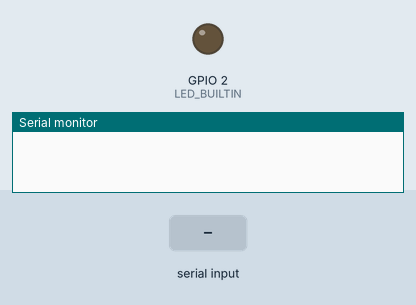
Bench run of a sketch on a simulated ESP32. Parts: output pins drawn as LEDs (lit = HIGH), the last lines printed to the serial monitor. Dashed ring = blinking. The test bench sets the inputs (shaded band).

Above: at 0.0 s.
At 1.8 s:
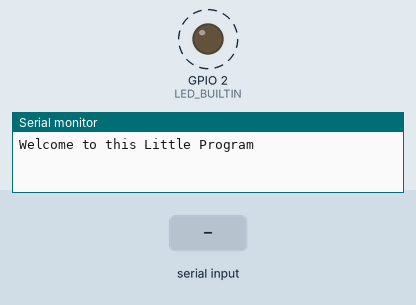
1.9 s: "90,45\n" received over Serial
4.9 s: "0\n" received over Serial
Timing chart, 0 to 13.9 s (numbered marks = the images above; inputs shaded):
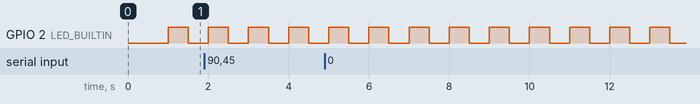

The sketch:

Queues.ino
```cpp
//To use only one core
#if CONFIG_FREERTOS_UNICORE
static const BaseType_t app_cpu = 0;
#else
static const BaseType_t app_cpu = 1;
#endif

#include <stdlib.h>


//Settings
static const uint8_t buf_len = 255;
static const uint8_t Queue1_len = 5;
static const uint8_t Queue2_len = 5;


//Structs
typedef struct data_TaskB{
  char message[25];
  uint8_t blink_counter;
}data_TaskB;


//Globals
static QueueHandle_t Queue1;
static QueueHandle_t Queue2;


//Pins
static const int  LED_BUILTIN = 2;
static const int led_pin = LED_BUILTIN;


//Tasks
////////////////////////////////////////////

//Task A
void task_A (void *parameters){
  char c;
  char buf[buf_len];
  char delay_comp[5];
  char delay_time [5];
  uint8_t idx = 0;
  uint16_t value_Delay;


  //data_TaskB dat_received;
  data_TaskB *ptr_dat_received;// = &dat_received;


  // Clear whole buffer
  memset(buf, 0, buf_len);

  // Loop forever
  while (1) {

    if (xQueueReceive(Queue2, (void *)&ptr_dat_received, 0) == pdTRUE){
      Serial.print(ptr_dat_received -> message);
      Serial.print(" = ");
      Serial.println(ptr_dat_received -> blink_counter);
    }

    // Read characters from serial
    if (Serial.available() > 0) {
      c = Serial.read();
      Serial.print(c);
      buf[idx] = c;
      idx ++;
    }

      if (c == '\n') {
        memcpy(delay_comp, buf, 5);


     if (memcmp(delay_comp, "delay", 5) == 0){
      Serial.println("Oki Doki");
      memcpy(delay_time, (void *)&buf+sizeof(char)*5, (sizeof(char)*4));
        value_Delay = atoi(delay_time);
        if (xQueueSend(Queue1, (void *)&value_Delay, 0) != pdTRUE){
          Serial.println("Queue full");
        }
      }
        buf[idx - 1] = '\0';
        idx = 0;
        c= '\0';
        memset(buf, 0, buf_len);
        memset(delay_comp, 0, 5);
      }
     }
  }


//Task B
void task_B(void *parameter){
  static uint16_t blinking_time = 500;
  uint16_t new_Value_Delay;
  uint8_t counter = 0;
  data_TaskB dat;
  data_TaskB *pointer_TasKB = &dat;

  pinMode(LED_BUILTIN, OUTPUT);

  while(1){
    if (xQueueReceive(Queue1, (void *)&new_Value_Delay, 0) == pdTRUE) {
      blinking_time = new_Value_Delay;
    }

    digitalWrite(led_pin, HIGH);
    vTaskDelay(blinking_time/portTICK_PERIOD_MS);
    digitalWrite(led_pin, LOW);
    vTaskDelay(blinking_time/portTICK_PERIOD_MS);
    counter ++;

    if (counter == 100){
      memcpy(dat.message, "Blinked", sizeof("Blinked"));
      dat.blink_counter = dat.blink_counter + 1;
      if(xQueueSend(Queue2, (void *)&pointer_TasKB, 0) != pdTRUE){
        Serial.println("Queue full");
      }
    }
  }
}


void setup() {
  data_TaskB ptr_size;
  Serial.begin(300);
  vTaskDelay(1000/portTICK_PERIOD_MS);
  Serial.println("Welcome to this Little Program");


  Queue1 = xQueueCreate(Queue1_len, sizeof(uint16_t));
  Queue2 = xQueueCreate(Queue2_len, sizeof(&ptr_size));


  xTaskCreatePinnedToCore(task_A,
                          "Task A",
                          1024,
                          NULL,
                          1,
                          NULL,
                          app_cpu);

  xTaskCreatePinnedToCore(task_B,
                          "Task B",
                          1024,
                          NULL,
                          1,
                          NULL,
                          app_cpu);


  vTaskDelete(NULL);
}

void loop() {


}
```

Measured:
- by itself, GPIO 2 (LED_BUILTIN): alternates HIGH for 0.50 s and LOW for 0.50 s
